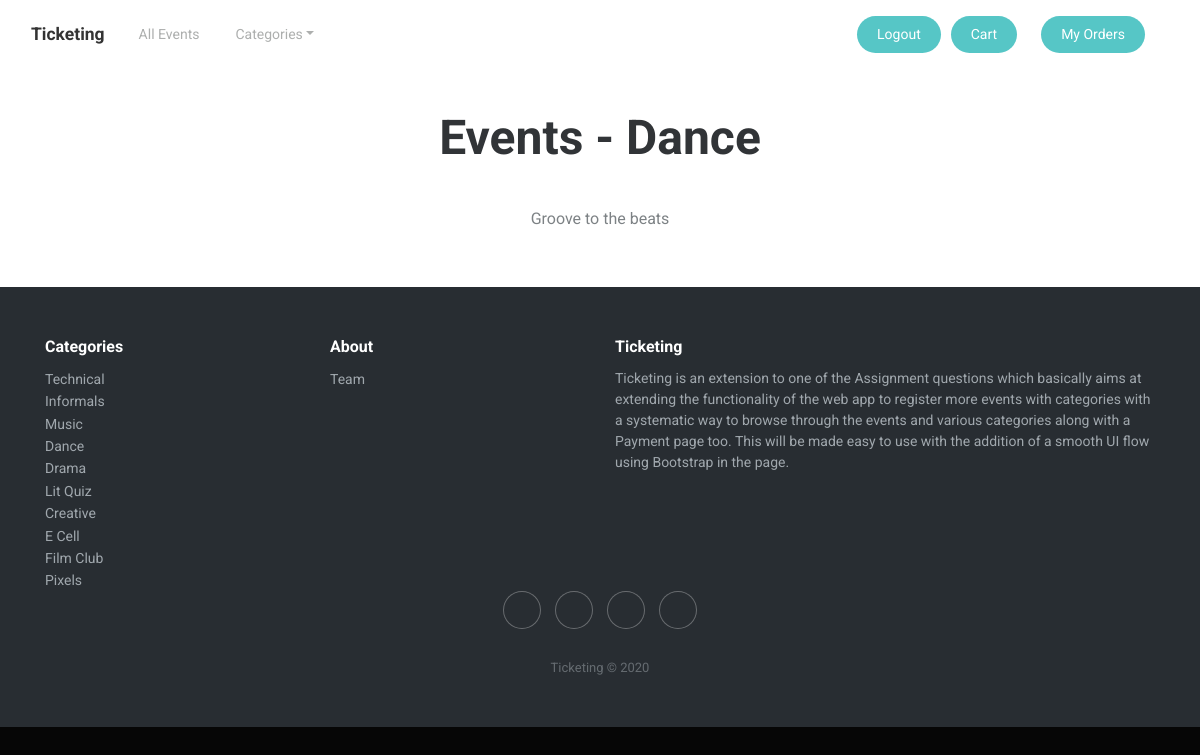
The page /category/4 (signed in) on the database as committed earlier.
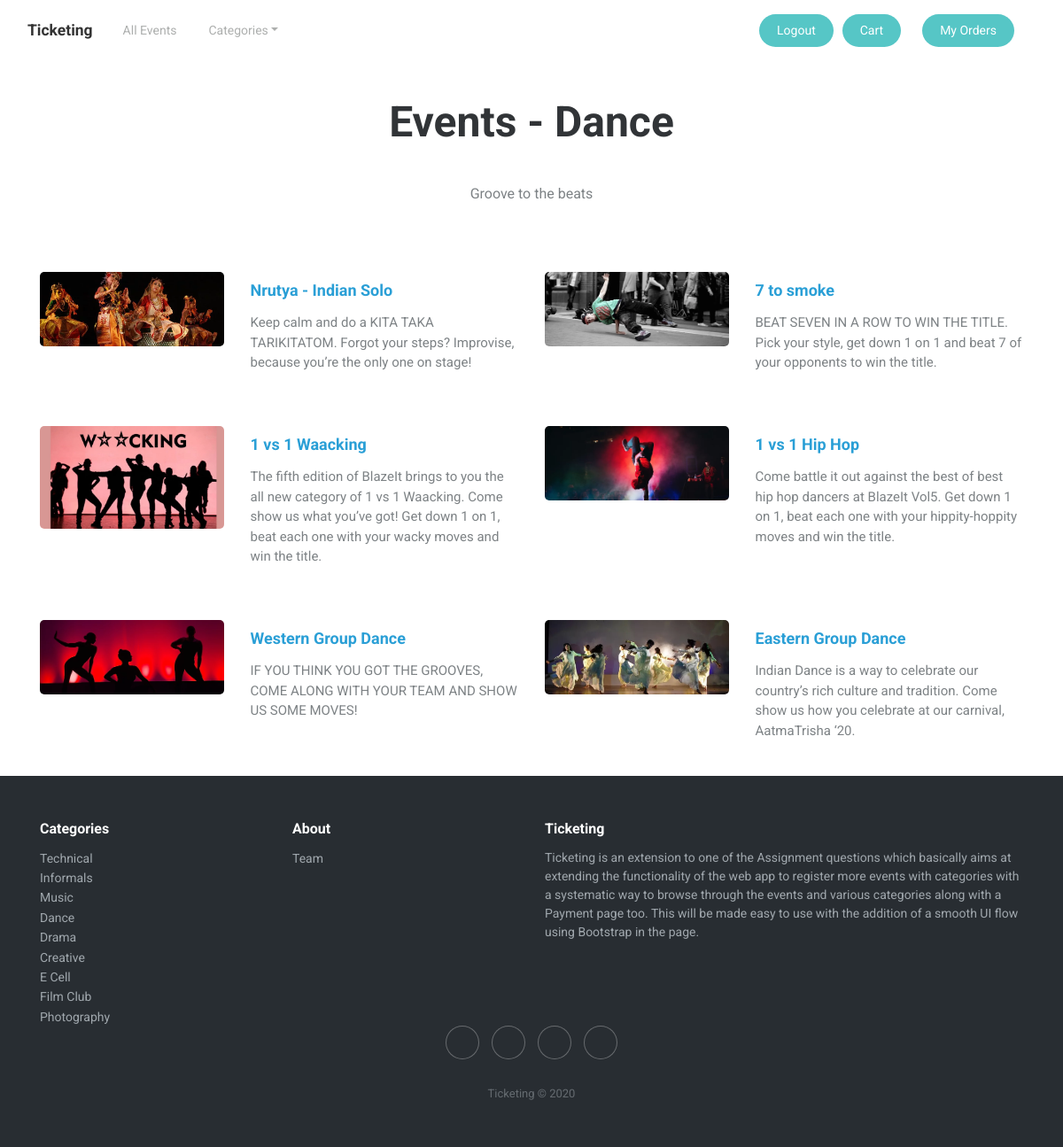
The same page on the database as committed later.
### app/models.py (models this page shows, shortened)
class CategoryModel(models.Model):
    name = models.CharField(max_length = 200)
    description = models.TextField()
    image = models.ImageField()

class EventModel(models.Model):
    name = models.CharField(max_length = 200)
    descirption = models.TextField()
    fee = models.IntegerField(default = 0)
    prize = models.IntegerField(default= 0)
    date = models.DateField()
    num = models.IntegerField()
    image = models.ImageField()
    category = models.name = models.ForeignKey(CategoryModel, on_delete=models.CASCADE)

### app/views.py (the view)
# urls.py: path('category/<int:pk>', views.category, name = 'category'),
@login_required(login_url='/login')
def category(request, pk):
    category = CategoryModel.objects.get(pk = pk)
    categories = CategoryModel.objects.all()
    events = EventModel.objects.filter(category = category)
    return render(request, 'app/category.html', {'events': events, 'category': category,'categories': categories, 'isLoggedIn': True})

### app/templates/app/category.html
{% extends 'app/base.html' %}
{% load static %}
{% block content %}
    <div class="projects-horizontal">
        <div class="container">
            <div class="intro">
                <h2 class="text-center">Events - {{category.name}}</h2>
                <p class="text-center">{{category.description}}</p>
            </div>
            <div class="row projects">
                {% for event in events %}
                    <div class="col-sm-6 item">
                        <div class="row">
                            <div class="col-md-12 col-lg-5"><a href="{% url "event" pk=event.pk %}"><img class="img-fluid" src="/media/{{event.image}}"></a></div>
                            <div class="col">
                                <h3 class="name"><a href="{% url "event" pk=event.pk %}">{{event.name}}</a></h3>
                                <p class="description">{{event.descirption}}</p>
                            </div>
                        </div>
                    </div>
                {% endfor %}
            </div>
        </div>
    </div>
{% endblock %}

### app/templates/app/base.html (shortened to what this page needs)
{% load static %}
<!DOCTYPE html>
<html>
<head>
    <link rel="stylesheet" href="https://maxcdn.bootstrapcdn.com/bootswatch/4.4.1/cyborg/bootstrap.min.css">
    <link rel="stylesheet" href="https://cdnjs.cloudflare.com/ajax/libs/font-awesome/4.7.0/css/font-awesome.min.css">
    <link rel="stylesheet" href="https://cdnjs.cloudflare.com/ajax/libs/ionicons/2.0.1/css/ionicons.min.css">
    <link rel="stylesheet" href="{% static "assets/css/styles.min.css" %}">
</head>
<body>
    <div class="">
        <nav class="navbar navbar-light navbar-expand-md navigation-clean-search">
            <div class="container-fluid"><a class="navbar-brand" href="/">Ticketing</a>
                <div class="collapse navbar-collapse"
                    id="navcol-1">
                    <ul class="nav navbar-nav">
                        <li class="nav-item" role="presentation"><a class="text-dark nav-link" href="/events">All Events</a></li>
                        <li class="nav-item dropdown"><a class="dropdown-toggle nav-link text-dark" data-toggle="dropdown" aria-expanded="false" href="#">Categories</a>
                        </li>
                    </ul>
                    {% if isLoggedIn %}
                            <a style="margin-right: 10px;" class="btn btn-dark action-button" role="button" href="/logout">Logout</a><a class="mr-4 btn btn-dark action-button" role="button" href="/cart">Cart</a><a class="mr-4 btn btn-light action-button" role="button" href="/orders">My Orders</a></div>
                    {% endif %}
            </div>
        </nav>
    </div>
    {% block content %}
    {% endblock %}
    <div class="footer-dark">
        <footer>
            <div class="container">
                <div class="row">
                    <div class="col-sm-6 col-md-3 item">
                        <h3>Categories</h3>
                        <ul>
                            {% for category in categories %}
                            <li><a href="{% url "category" pk=category.pk %}">{{category.name}}</a></li>
                            {% endfor %}
                        </ul>
                    </div>
                    <div class="col-sm-6 col-md-3 item">
                        <h3>About</h3>
                        <ul>
                            <li><a href="/about">Team</a></li>
                        </ul>
                    </div>
                    <div class="col-md-6 item text">
                        <h3>Ticketing</h3>
                        <p>Ticketing is an extension to one of the Assignment questions which basically aims at extending the functionality of the web app to register more events with categories with a systematic way to browse through the events and various categories along with a Payment page too.
                            This will be made easy to use with the addition of a smooth UI flow using Bootstrap in the page.</p>
                    </div>
                    <div class="col item social"><a href="#"></a><a href="#"></a><a href="#"></a><a href="#"></a></div>
                </div>
                <p class="copyright">Ticketing © 2020</p>
            </div>
        </footer>
    </div>
</body>
</html>

Rows that differ between the two databases and show on the page:
removed CategoryModel: name "Lit Quiz"
added EventModel: image (picture), name "Nrutya - Indian Solo", descirption "Keep calm and do a KITA TAKA TARIKITATOM. Forgot your steps? Improvise, because you’re the only one on stage!"
added EventModel: image (picture), name "7 to smoke", descirption "BEAT SEVEN IN A ROW TO WIN THE TITLE. Pick your style, get down 1 on 1 and beat 7 of your opponents to win the title."
added EventModel: image (picture), name "1 vs 1 Waacking", descirption "The fifth edition of BlazeIt brings to you the all new category of 1 vs 1 Waacking. Come show us what you’ve got! Get down 1 on 1, beat each one with your wacky moves and win the title."
added EventModel: image (picture), name "1 vs 1 Hip Hop", descirption "Come battle it out against the best of best hip hop dancers at BlazeIt Vol5. Get down 1 on 1, beat each one with your hippity-hoppity moves and win the title."
added EventModel: image (picture), name "Western Group Dance", descirption "IF YOU THINK YOU GOT THE GROOVES, COME ALONG WITH YOUR TEAM AND SHOW US SOME MOVES!"
added EventModel: image (picture), name "Eastern Group Dance", descirption "Indian Dance is a way to celebrate our country’s rich culture and tradition. Come show us how you celebrate at our carnival, AatmaTrisha ‘20."
changed CategoryModel: name "Pixels" → "Photography"
